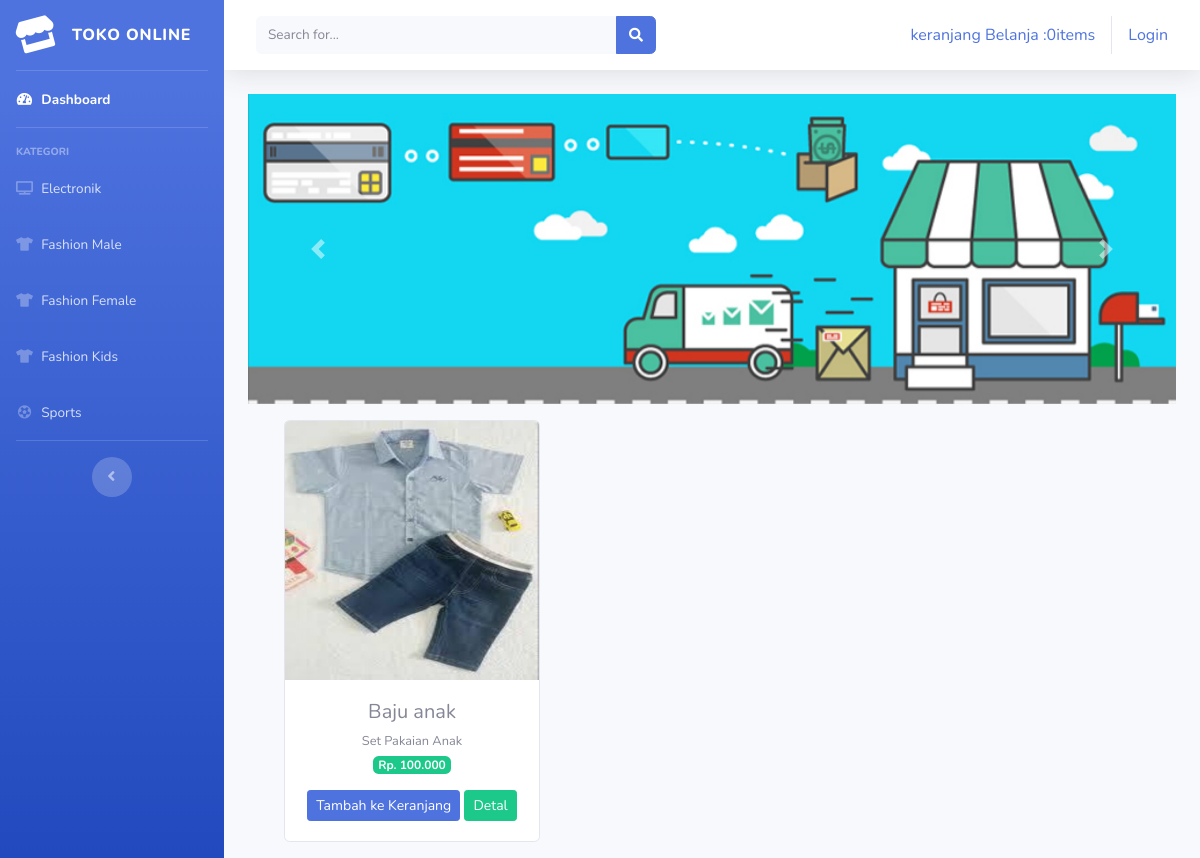
Page /index.php/kategori/pakaian_anak_anak on the committed database.
### tables this page shows
CREATE TABLE `tb_barang` (
  `id_brg` int(11) NOT NULL,
  `nama_brg` varchar(120) NOT NULL,
  `keterangan` varchar(250) NOT NULL,
  `kategori` varchar(50) NOT NULL,
  `harga` int(11) NOT NULL,
  `stok` int(4) NOT NULL,
  `gambar` text NOT NULL
);

### application/controllers/Kategori.php (called while the page is built, shortened)
<?php
    class Kategori extends CI_Controller {
        public function pakaian_anak_anak()
        {
            $data['pakaian_anak_anak'] = $this->model_kategori->data_pakaian_anak_anak()->result();
            $this->load->view('templates/header');
            $this->load->view('templates/sidebar');
            $this->load->view('pakaian_anak_anak', $data);
            $this->load->view('templates/footer');
        }
    }
?>

### index.php (called while the page is built, shortened)
<?php
require_once BASEPATH.'core/CodeIgniter.php';

### application/models/model_kategori.php (called while the page is built, shortened)
<?php
    class Model_kategori extends CI_Model {
        public function data_pakaian_anak_anak() {
            return $this->db->get_where("tb_barang", array('kategori' => 'pakaian anak-anak'));
        }
    }
?>

### application/views/pakaian_anak_anak.php (the view, shortened to what this page needs)
<div class="container-fluid">
<div id="carouselExampleControls" class="carousel slide" data-ride="carousel">
    <div class="carousel-inner">
        <div class="carousel-item active">
        <img src="<?=base_url('assets/img/slider1.jpg')?>" class="d-block w-100" alt="...">
        </div>
    </div>
    <a class="carousel-control-prev" href="#carouselExampleControls" role="button" data-slide="prev">
        <span class="carousel-control-prev-icon" aria-hidden="true"></span>
    </a>
    <a class="carousel-control-next" href="#carouselExampleControls" role="button" data-slide="next">
        <span class="carousel-control-next-icon" aria-hidden="true"></span>
    </a>
    </div>
    <div class="row text-center mt-3">
        <?php foreach ($pakaian_anak_anak as $brg) : ?>
            <div class="card ml-5 mb-3" style="width: 16rem;">
                <img src="<?=base_url().'/upload/'.$brg->gambar?>" class="card-img-top" alt="...">
                <div class="card-body">
                <h5 class="card-title mb-1"><?= $brg->nama_brg?></h5>
                <small><?= $brg->keterangan?></small><br>
                <span class="badge badge-success mb-3">Rp. <?= number_format($brg->harga, 0,',','.') ?></span>
                <?=anchor('dashboard/tambah_ke_keranjang/'.$brg->id_brg, '<div class="btn btn-sm btn-primary">Tambah ke Keranjang</div>')?>
                <?=anchor('dashboard/detail/'.$brg->id_brg, '<div class="btn btn-sm btn-success">Detal</div>')?>
                </div>
            </div>
        <?php endforeach; ?>
    </div>
</div>

### rows in the picture
tb_barang: gambar (picture), nama_brg "Baju anak", keterangan "Set Pakaian Anak", harga "100.000", id_brg "Tambah ke Keranjang", id_brg "Detal"

### other values in the picture
anchor('dashboard/detail_keranjang', $keranjang) "keranjang Belanja :0items"
anchor('auth/login', 'Login') "Login"
